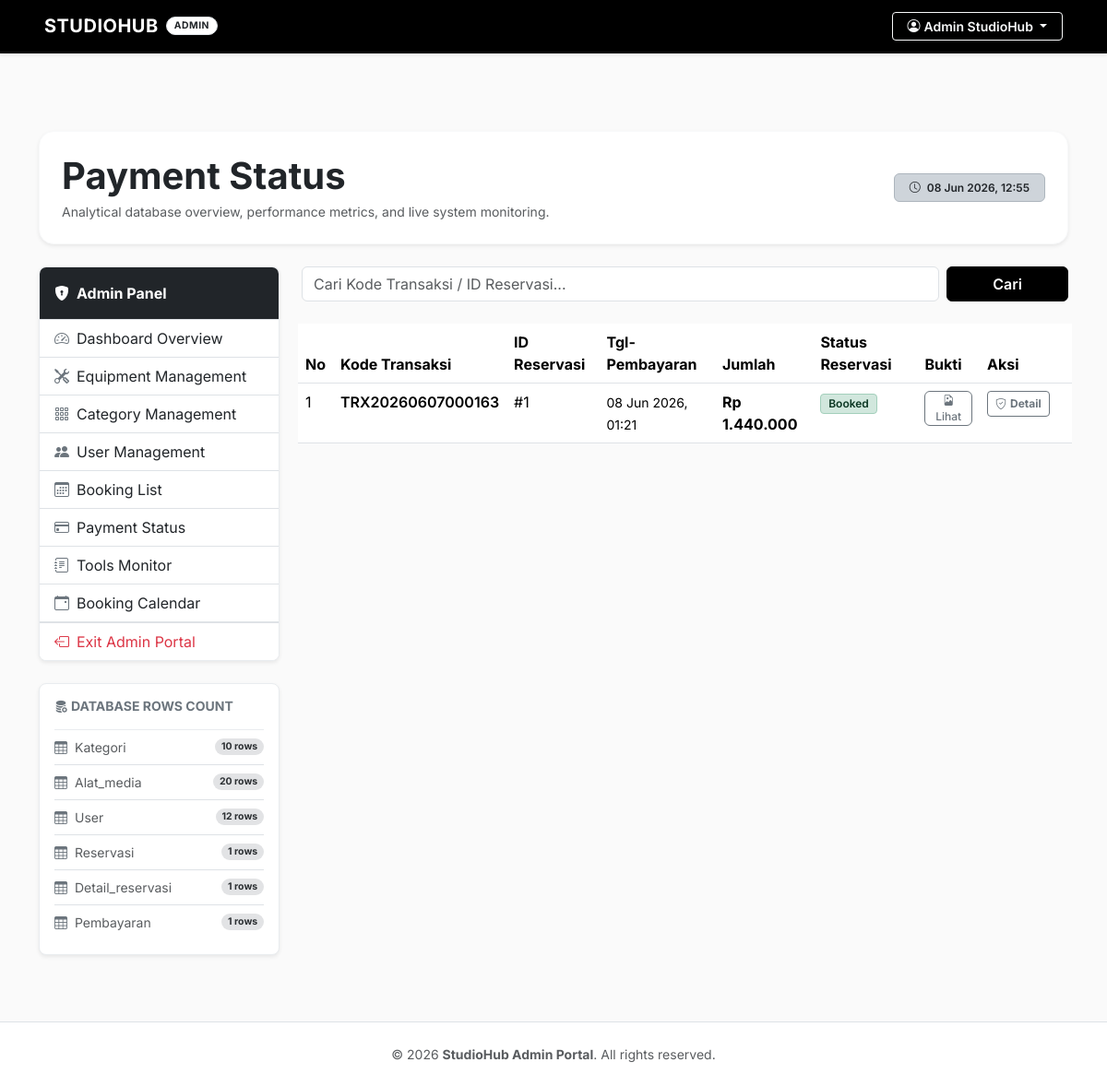
The app's page /modules/admin/pembayaran/index.php (signed in) with its own data.
### tables this page shows
CREATE TABLE IF NOT EXISTS `pembayaran` (
  `id_pembayaran` int(11) NOT NULL,
  `id_reserv` int(11) DEFAULT NULL,
  `tgl_pembayaran` datetime NOT NULL,
  `jml_pembayaran` decimal(10,2) NOT NULL,
  `bukti_pembayaran` varchar(255) DEFAULT NULL,
  `kode_transaksi` varchar(100) DEFAULT NULL
);

CREATE TABLE IF NOT EXISTS `reservasi` (
  `id_reserv` int(11) NOT NULL,
  `id_user` int(11) DEFAULT NULL,
  `tgl_reserv` datetime NOT NULL,
  `tgl_mulai` date NOT NULL,
  `tgl_selesai` date NOT NULL,
  `status_reserv` varchar(50) DEFAULT 'Pending',
  `harga_total` decimal(10,2) DEFAULT NULL,
  `metode_pembayaran` varchar(50) DEFAULT NULL
);

### modules/admin/pembayaran/index.php (the view, shortened to what this page needs)
<?php
require '../../../config/koneksi.php';
$query =
    'SELECT a.*, b.status_reserv FROM pembayaran a LEFT JOIN reservasi b ON a.id_reserv = b.id_reserv WHERE 1 = 1';
$query .= ' ORDER BY a.id_pembayaran DESC;';
$hasil = mysqli_query($conn, $query);
$tables = [
    'kategori',
    'alat_media',
    'user',
    'reservasi',
    'detail_reservasi',
    'pembayaran',
];
$table_sizes = [];
foreach ($tables as $t) {
    $size_q = mysqli_query($conn, "SELECT COUNT(*) AS total FROM `$t`");
    $table_sizes[$t] = mysqli_fetch_assoc($size_q)['total'] ?? 0;
}
?>
<!DOCTYPE html>
<html lang="en">
<head>
</head>
<body>
<?php include '../../../includes/header_admin.php'; ?>
<div class="pt-5 pb-4">
    <div class="p-4 bg-white border border-light shadow-sm rounded-4 mb-4 d-flex flex-wrap justify-content-between align-items-center">
        <div>
            <h1 class="fw-bold mb-1 text-dark">Payment Status</h1>
            <p class="text-muted mb-0 small">
                Analytical database overview, performance metrics, and live system monitoring.
            </p>
        </div>
        <div class="mt-3 mt-md-0">
            <span class="badge bg-dark-subtle text-dark border border-dark-subtle px-3 py-2 fw-semibold">
                <i class="bi bi-clock me-1"></i> <?= date('d M Y, H:i') ?>
            </span>
        </div>
    </div>
    <div class="row g-4">
        <div class="col-lg-3">
            <?php include '../../../includes/sidebar_admin.php'; ?>
            <div class="card shadow-sm border border-light-subtle rounded-3 p-3 mt-4 bg-white">
                <h6 class="fw-bold mb-3 text-secondary text-uppercase small"><i class="bi bi-database-fill-gear me-1"></i>Database Rows Count</h6>
                <div class="list-group list-group-flush small">
                    <?php foreach ($table_sizes as $table_name => $count): ?>
                    <div class="list-group-item d-flex justify-content-between align-items-center px-0 bg-transparent py-2">
                        <span class="text-muted text-capitalize"><i class="bi bi-table me-2 text-secondary"></i><?= htmlspecialchars(
                            $table_name,
                        ) ?></span>
                        <span class="badge bg-secondary-subtle text-secondary-emphasis rounded-pill"><?= $count ?> rows</span>
                    </div>
                    <?php endforeach; ?>
                </div>
            </div>
        </div>
        <div class="col-lg-9">
            <form method="GET" class="row g-2 mb-4">
                <div class="col-md-10">
                    <input type="text" name="search" class="form-control" placeholder="Cari Kode Transaksi / ID Reservasi..." value="<?= $_GET[
                        'search'
                    ] ?? '' ?>">
                </div>
                <div class="col-md-2">
                    <button type="submit" class="btn btn-dark w-100">
                        Cari
                    </button>
                </div>
            </form>
            <div class="row g-2 mb-4">
                <table class="table table-hover">
                    <thead>
                        <tr>
                            <th>No</th>
                            <th>Kode Transaksi</th>
                            <th>ID Reservasi</th>
                            <th>Tgl-Pembayaran</th>
                            <th>Jumlah</th>
                            <th>Status Reservasi</th>
                            <th>Bukti</th>
                            <th style="width: 100px;">Aksi</th>
                        </tr>
                    </thead>
                    <tbody>
                        <?php
                        $no = 1;
                        while ($data = mysqli_fetch_array($hasil)) {
                            $status = $data['status_reserv'];
                            $badge_class = 'bg-secondary';
                            $status_text = htmlspecialchars($status ?? 'Unknown');
                            if ($status === 'Pending') {
                                $badge_class = 'bg-warning-subtle text-warning-emphasis border border-warning-subtle';
                            } else if ($status === 'Waiting Payment') {
                                $badge_class = 'bg-info-subtle text-info-emphasis border border-info-subtle';
                                $status_text = 'Waiting Payment';
                            } else if ($status === 'Booked') {
                                $badge_class = 'bg-success-subtle text-success-emphasis border border-success-subtle';
                            } else if ($status === 'Cancelled') {
                                $badge_class = 'bg-danger-subtle text-danger-emphasis border border-danger-subtle';
                            } else if ($status === 'On Going') {
                                $badge_class = 'bg-primary-subtle text-primary-emphasis border border-primary-subtle';
                            } else if ($status === 'Finished') {
                                $badge_class = 'bg-dark-subtle text-dark-emphasis border border-dark-subtle';
                            }
                        ?>
                                <tr>
                                    <td><?php echo $no; ?></td>
                                    <td class="fw-semibold"><?php echo htmlspecialchars($data['kode_transaksi']); ?></td>
                                    <td>#<?php echo $data['id_reserv']; ?></td>
                                    <td><small><?php echo date('d M Y, H:i', strtotime($data['tgl_pembayaran'])); ?></small></td>
                                    <td class="fw-bold">Rp <?php echo number_format($data['jml_pembayaran'], 0, ',', '.'); ?></td>
                                    <td>
                                        <span class="badge <?= $badge_class ?> px-2.5 py-1.5 fw-semibold" style="font-size: 0.75rem; border-radius: 4px;">
                                            <?= $status_text ?>
                                        </span>
                                    </td>
                                    <td>
                                        <?php if ($data['bukti_pembayaran']):
                                            $link_path = 'assets/img/uploads/' . $data['bukti_pembayaran'];
                                        ?>
                                            <a href="<?= BASE_URL . $link_path ?>" target="_blank" class="btn btn-outline-secondary btn-xs py-0 px-2 fw-medium" style="font-size: 0.75rem;">
                                                <i class="bi bi-file-earmark-image"></i> Lihat
                                            </a>
                                        <?php else: ?>
                                            <span class="text-muted small">-</span>
                                        <?php endif; ?>
                                    </td>
                                    <td>
                                        <div class="d-flex gap-1">
                                            <a href="<?= BASE_URL ?>modules/admin/pembayaran/verifikasi.php?id_reserv=<?= $data['id_reserv'] ?>" class="btn <?= $status === 'Waiting Payment' ? 'btn-dark' : 'btn-outline-secondary' ?> btn-sm text-nowrap fw-bold" style="font-size: 0.75rem;">
                                                <i class="bi bi-shield-check me-1"></i><?= $status === 'Waiting Payment' ? 'Verify' : 'Detail' ?>
                                            </a>
                                        </div>
                                    </td>
                                </tr>
                            <?php $no++;}
                        ?>
                    </tbody>
                </table>
            </div>
        </div>
    </div>
</div>
<?php include '../../../includes/footer_admin.php'; ?>
</body>
</html>

### assets/css/style.css (style rules this page uses)
body { font-family: 'Inter', -apple-system, BlinkMacSystemFont, "Segoe UI", Roboto, "Helvetica Neue", Arial, sans-serif; color: #333333; background-color: #f8f9fa; padding-top: 70px; }
.card { border: 1px solid #e3e6f0; border-radius: 6px; box-shadow: 0 2px 4px rgba(0,0,0,0.02); transition: transform 0.2s, box-shadow 0.2s; }

### includes/header_admin.php (style rules this page uses)
body { font-family: 'Inter', -apple-system, BlinkMacSystemFont, "Segoe UI", Roboto, sans-serif; color: #1a1a1a; background-color: #fafafa; }
.btn-dark { background-color: #000000 !important; border-color: #000000 !important; color: #ffffff !important; font-weight: 600; transition: all 0.2s ease; }

### records on screen
pembayaran: kode_transaksi "TRX20260607000163", id_reserv "1", tgl_pembayaran "08 Jun 2026, 01:21", jml_pembayaran "1.440.000", id_reserv.status_reserv "Booked"

### other values on screen
$_SESSION['nama'] "Admin StudioHub"
$table_name "Kategori"
$count "10"
$table_name "Alat_media"
$count "20"
$table_name "User"
$count "12"
$table_name "Reservasi"
$count "1"
$table_name "Detail_reservasi"
$table_name "Pembayaran"
